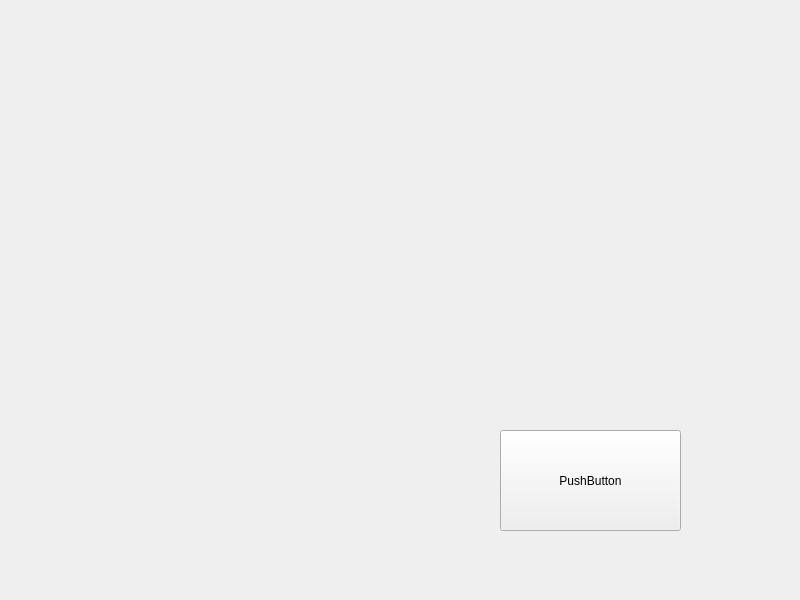
<?xml version="1.0" encoding="UTF-8"?>
<ui version="4.0">
 <class>Widget</class>
 <widget class="QWidget" name="Widget">
  <property name="geometry">
   <rect>
    <x>0</x>
    <y>0</y>
    <width>800</width>
    <height>600</height>
   </rect>
  </property>
  <property name="windowTitle">
   <string>Widget</string>
  </property>
  <widget class="QPushButton" name="pushButton">
   <property name="geometry">
    <rect>
     <x>500</x>
     <y>430</y>
     <width>181</width>
     <height>101</height>
    </rect>
   </property>
   <property name="text">
    <string>PushButton</string>
   </property>
  </widget>
 </widget>
 <resources/>
 <connections/>
</ui>
